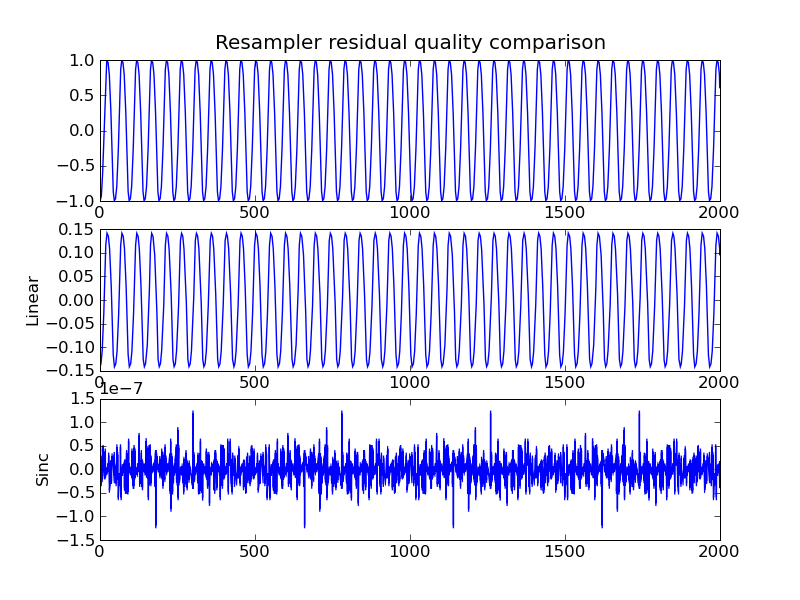

This figure's Python source:
import numpy as np
import pylab as plt
from scikits.samplerate import resample

fs  = 44100.
fr  = 48000.
# Signal to resample
sins    = np.sin(2 * np.pi * 1000/fs * np.arange(0, fs * 2))
# Ideal resampled signal
idsin   = np.sin(2 * np.pi * 1000/fr * np.arange(0, fr * 2))

conv1   = resample(sins, fr/fs, 'linear')
conv3   = resample(sins, fr/fs, 'sinc_best')

err1    = conv1[fr:fr+2000] - idsin[fr:fr+2000]
err3    = conv3[fr:fr+2000] - idsin[fr:fr+2000]

plt.subplot(3, 1, 1)
plt.plot(idsin[fs:fs+2000])
plt.title('Resampler residual quality comparison')

plt.subplot(3, 1, 2)
plt.plot(err1)
plt.ylabel('Linear')

plt.subplot(3, 1, 3)
plt.plot(err3)
plt.ylabel('Sinc')

plt.savefig('example1.png', dpi = 100)
